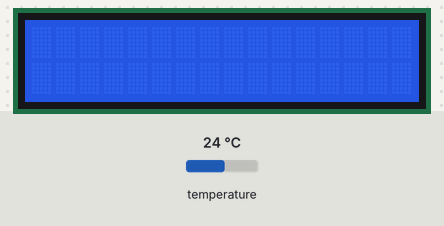
Bench run of a sketch on a simulated Arduino Uno, built with avr-gcc and run on an emulated ATmega328P. Shown: 16×2 character LCD. The inputs (shaded band) are chosen by the test bench; at power-on: temperature 24 °C. What the sketch prints to the serial monitor is not drawn.

Above: at 1.2 s.
1.3 s: temperature set to 12 °C
At 3.2 s:
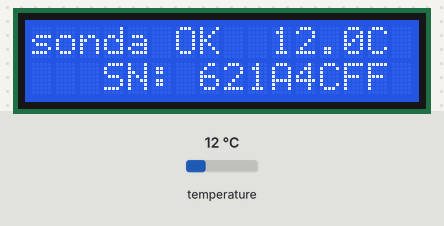
6.4 s: temperature set to 19 °C
At 9.4 s:
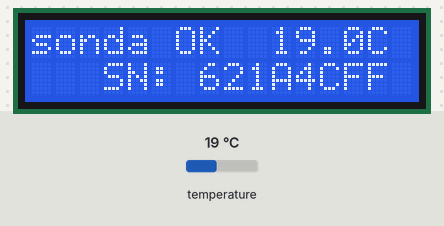
11.5 s: temperature set to 28 °C
At 15.5 s:
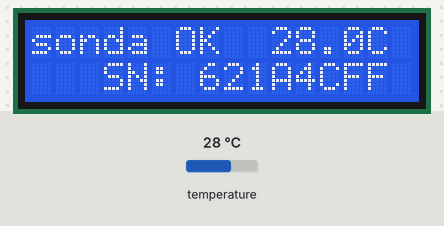
Timing chart, 0 to 17.0 s (numbered marks = the images above; inputs shaded):
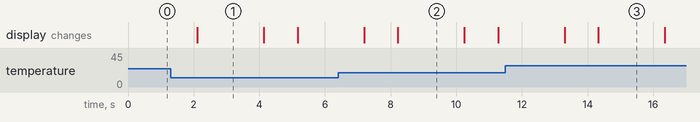

The sketch:

Testador.ino
```cpp
#include <LiquidCrystal.h>
#include <OneWire.h>

const int rs = 12, en = 11, d4 = 6, d5 = 5, d6 = 4, d7 = 3;
LiquidCrystal lcd(rs, en, d4, d5, d6, d7);

const int numRows = 2;
const int numCols = 16;

OneWire  ds(2);  // Pino do Sinal do sensor

void setup(void) {
  Serial.begin(9600);
  lcd.begin(numCols, numRows);
}

void loop(void) {

  byte i;
  byte present = 0;
  byte type_s;
  byte data[12];
  byte addr[8];
  float celsius;

  ds.reset();
  ds.select(addr);
  ds.write(0x44, 1);        // Começa conversão com o sensor em modo parasita

  delay(1000);

  present = ds.reset();
  ds.select(addr);
  ds.write(0xBE);         // Lê Scratchpad

  for ( i = 0; i < 9; i++) {           // Precisamos de 9 bytes
    data[i] = ds.read();
  }

  int16_t raw = (data[1] << 8) | data[0];
  if (type_s) {
    raw = raw << 3; // 9 bit como padrão
    if (data[7] == 0x10) {
      // "count remain" lhe dá resolução de 12 bit
      raw = (raw & 0xFFF0) + 12 - data[6];
    }
  } else {
    byte cfg = (data[4] & 0x60);
    if (cfg == 0x00) raw = raw & ~7;  // 9 bit res, 93.75 ms
    else if (cfg == 0x20) raw = raw & ~3; // 10 bit res, 187.5 ms
    else if (cfg == 0x40) raw = raw & ~1; // 11 bit res, 375 ms
    //// Por padrão, utilizamos a resolução de 12 bit, tempo de conversão de 750 ms
  }

  celsius = (float)raw / 16.0; //Conversão da leitura para graus celsius

  lcd.clear();

  if ( !ds.search(addr)) {
    ds.reset_search();
    lcd.setCursor(9, 0);
    if (celsius <= 0 || celsius >= 50) {
      for (int positionCounter = 0; positionCounter < 40; positionCounter ++) {
        lcd.setCursor(1, 0);
        lcd.scrollDisplayLeft();  //Essa é a função que faz as letras se deslocarem
        lcd.print("Insira a Sonda ou verifique a Crimpagem");
        delay(250);
      }
    }
    else {
      lcd.clear();
      lcd.setCursor(0, 0);
      lcd.print("sonda OK");
      lcd.setCursor(10, 0);
      lcd.print(celsius);
      lcd.setCursor(14, 0);
      lcd.print("C");
      lcd.setCursor(3, 1);
      lcd.print("SN:");
      lcd.setCursor(7, 1);
      for ( i = 4; i > 0; i--) {
        lcd.print(addr[i], HEX);
      }
    }
    delay(1000);
    return;
  }

  // O primeiro byte da ROM indica o modelo do chip, apenas para título de curiosidade.
  switch (addr[0]) {
    case 0x10:
      Serial.println("  Chip = DS18S20");
      type_s = 1;
      break;
    case 0x28:
      Serial.println("  Chip = DS18B20");
      type_s = 0;
      break;
    case 0x22:
      Serial.println("  Chip = DS1822");
      type_s = 0;
      break;
    default:
      Serial.println("O Dispositivo não pertence à familia DS18x20.");
      return;
  }
}
```

Measured:
- after the input at 1.3 s, the display: changes after 0.82 s (image 1)
- after the input at 6.4 s, the display: first differs from a run without the input after 1.8 s (image 2)
- after the input at 11.5 s, the display: first differs from a run without the input after 2.8 s (image 3)
- what the display in image 1 shows lasts 2.0 s, from 2.1 s to 4.1 s
